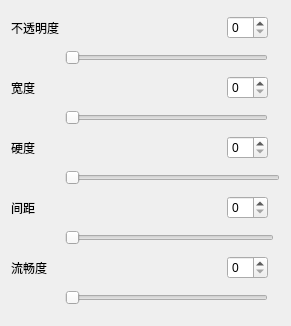
<?xml version="1.0" encoding="UTF-8"?>
<ui version="4.0">
 <class>SetBrushWidget</class>
 <widget class="QWidget" name="SetBrushWidget">
  <property name="geometry">
   <rect>
    <x>0</x>
    <y>0</y>
    <width>291</width>
    <height>326</height>
   </rect>
  </property>
  <property name="windowTitle">
   <string>Form</string>
  </property>
  <layout class="QGridLayout" name="gridLayout">
   <item row="12" column="1">
    <spacer name="horizontalSpacer">
     <property name="orientation">
      <enum>Qt::Horizontal</enum>
     </property>
     <property name="sizeHint" stdset="0">
      <size>
       <width>40</width>
       <height>20</height>
      </size>
     </property>
    </spacer>
   </item>
   <item row="7" column="1">
    <spacer name="horizontalSpacer_2">
     <property name="orientation">
      <enum>Qt::Horizontal</enum>
     </property>
     <property name="sizeHint" stdset="0">
      <size>
       <width>40</width>
       <height>20</height>
      </size>
     </property>
    </spacer>
   </item>
   <item row="12" column="0">
    <widget class="QLabel" name="label_4">
     <property name="text">
      <string>间距</string>
     </property>
    </widget>
   </item>
   <item row="4" column="2">
    <widget class="QSpinBox" name="SpinBoxWidth"/>
   </item>
   <item row="1" column="0">
    <widget class="QLabel" name="label">
     <property name="text">
      <string>不透明度</string>
     </property>
    </widget>
   </item>
   <item row="14" column="2">
    <widget class="QSpinBox" name="SpinBoxFluency"/>
   </item>
   <item row="10" column="1" colspan="4">
    <widget class="QSlider" name="SliderHardness">
     <property name="orientation">
      <enum>Qt::Horizontal</enum>
     </property>
    </widget>
   </item>
   <item row="6" column="1" colspan="2">
    <widget class="QSlider" name="SliderWidth">
     <property name="orientation">
      <enum>Qt::Horizontal</enum>
     </property>
    </widget>
   </item>
   <item row="4" column="0">
    <widget class="QLabel" name="label_2">
     <property name="text">
      <string>宽度</string>
     </property>
    </widget>
   </item>
   <item row="3" column="1" colspan="2">
    <widget class="QSlider" name="SliderTransparency">
     <property name="orientation">
      <enum>Qt::Horizontal</enum>
     </property>
    </widget>
   </item>
   <item row="7" column="2">
    <widget class="QSpinBox" name="SpinBoxHardness"/>
   </item>
   <item row="12" column="2">
    <widget class="QSpinBox" name="SpinBoxSpacing"/>
   </item>
   <item row="4" column="1">
    <spacer name="horizontalSpacer_3">
     <property name="orientation">
      <enum>Qt::Horizontal</enum>
     </property>
     <property name="sizeHint" stdset="0">
      <size>
       <width>40</width>
       <height>20</height>
      </size>
     </property>
    </spacer>
   </item>
   <item row="1" column="2">
    <widget class="QSpinBox" name="SpinBoxTransparency"/>
   </item>
   <item row="1" column="1">
    <spacer name="horizontalSpacer_4">
     <property name="orientation">
      <enum>Qt::Horizontal</enum>
     </property>
     <property name="sizeHint" stdset="0">
      <size>
       <width>40</width>
       <height>20</height>
      </size>
     </property>
    </spacer>
   </item>
   <item row="7" column="0">
    <widget class="QLabel" name="label_3">
     <property name="text">
      <string>硬度</string>
     </property>
    </widget>
   </item>
   <item row="14" column="1">
    <spacer name="horizontalSpacer_5">
     <property name="orientation">
      <enum>Qt::Horizontal</enum>
     </property>
     <property name="sizeHint" stdset="0">
      <size>
       <width>40</width>
       <height>20</height>
      </size>
     </property>
    </spacer>
   </item>
   <item row="14" column="0">
    <widget class="QLabel" name="label_5">
     <property name="text">
      <string>流畅度</string>
     </property>
    </widget>
   </item>
   <item row="13" column="1" colspan="3">
    <widget class="QSlider" name="SliderSpacing">
     <property name="orientation">
      <enum>Qt::Horizontal</enum>
     </property>
    </widget>
   </item>
   <item row="15" column="1" colspan="2">
    <widget class="QSlider" name="SliderFluency">
     <property name="orientation">
      <enum>Qt::Horizontal</enum>
     </property>
    </widget>
   </item>
  </layout>
 </widget>
 <resources/>
 <connections/>
</ui>
